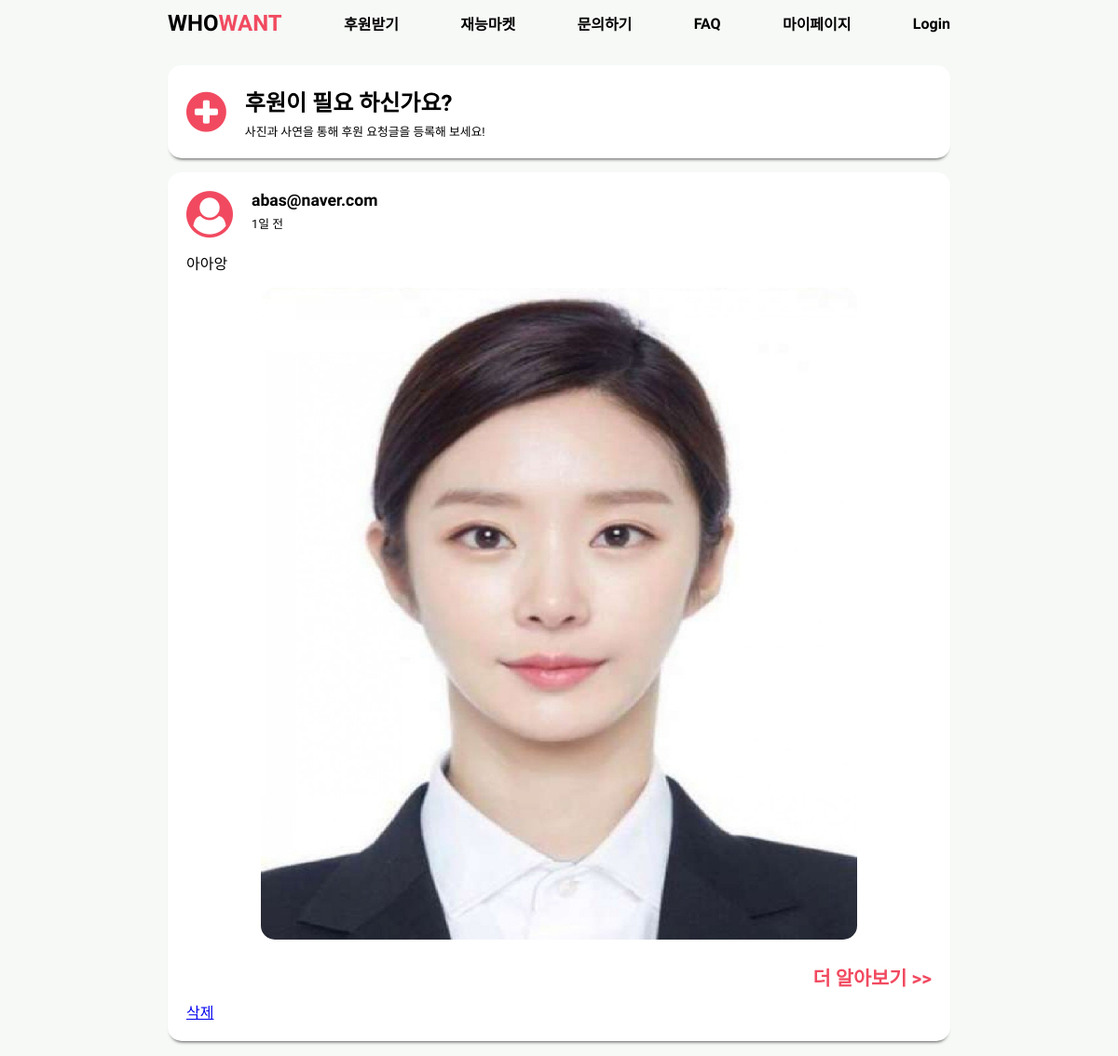
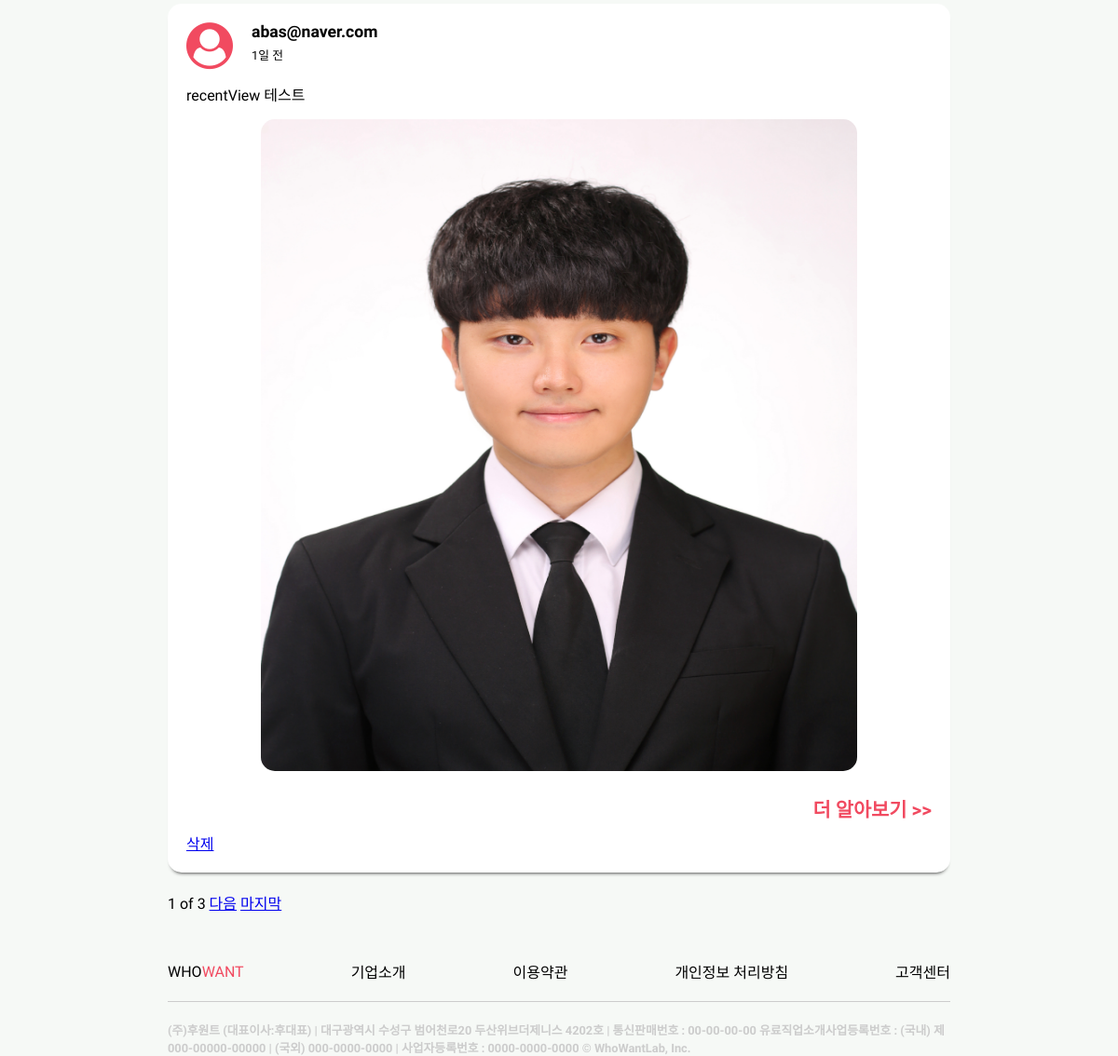
The app's page /listview/list_view/, older data (2 pictures, top to bottom).
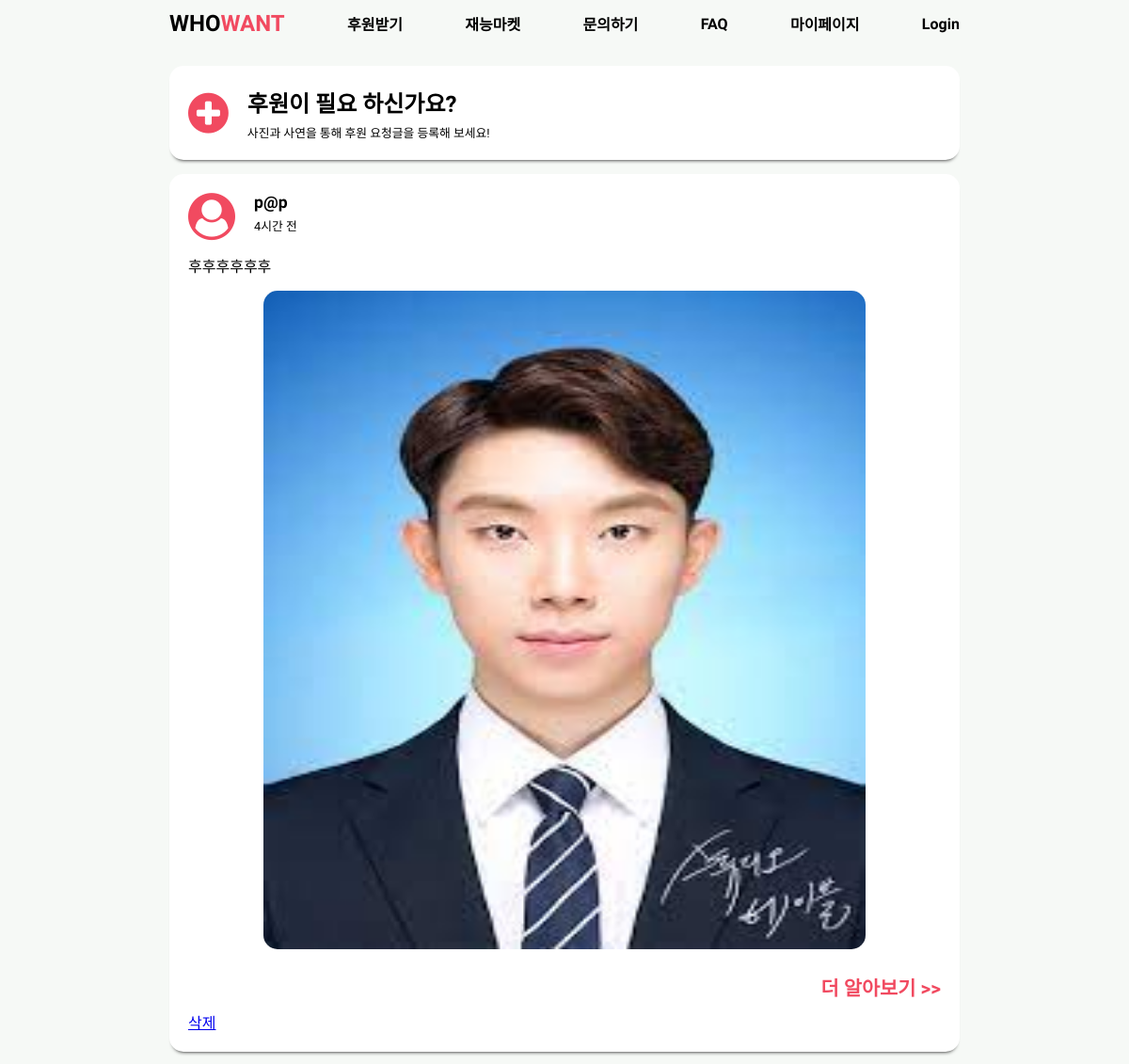
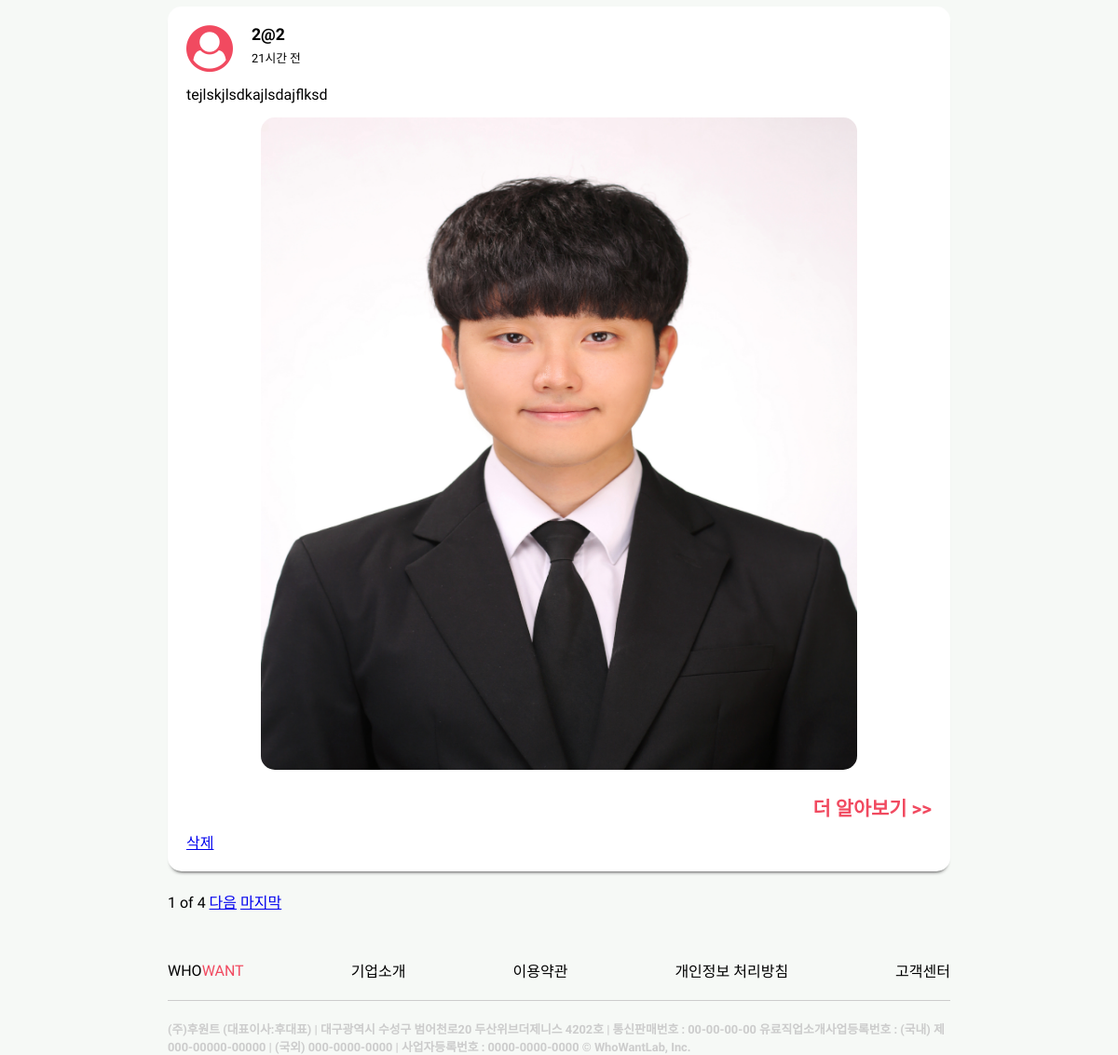
The same page, newer data (2 pictures, top to bottom).
### list/models.py (models this page shows, shortened)
class Post(models.Model):
    title = models.CharField(max_length=100)
    writer = models.ForeignKey(CustomUser, on_delete=models.CASCADE, related_name='users')
    post_time = models.DateTimeField(auto_now_add=True)
    body = models.CharField(max_length=500)
    thumbnail = models.ImageField(verbose_name='썸네일', upload_to='thumbnail/')
    @property
    def created_string(self):
        time = datetime.now(tz=timezone.utc) - self.post_time
        if time < timedelta(minutes=1):
            return '방금 전'
        elif time < timedelta(hours=1):
            return str(int(time.seconds / 60)) + '분 전'
        elif time < timedelta(days= 1):
            return str(int(time.seconds / 3600)) + '시간 전'
        elif time < timedelta(days= 7):
            time = datetime.now(tz=timezone.utc).date() - self.post_time.date()
            return str(time.days) + '일 전'
        else:
            return False

### user_info/models.py (models this page shows)
class CustomUser(AbstractUser):
    username = None
    email = models.EmailField(_('email address'), unique=True)
    USERNAME_FIELD = 'email'
    REQUIRED_FIELDS = []
    objects = CustomUserManager()
    def __str__(self):
        return self.email

### list/views.py (the view)
# urls.py: path('list_view/', views.list_view, name='list_view'),
def list_view(request):
    post = Post.objects.all().order_by('-id')
    paginator = Paginator(post, 2)
    page = request.GET.get('page')
    post = paginator.get_page(page)
    return render(request, 'html/feed.html', {'posts':post})

### list/templates/html/feed.html (shortened to what this page needs)
<!doctype html>
{% load static %}
<html lang="kor">
<head>
    <link rel="stylesheet" type="text/css" href="{% static 'feed.css'%}">
    <link rel="stylesheet" href="https://maxcdn.bootstrapcdn.com/font-awesome/4.7.0/css/font-awesome.min.css">
</head>
<body>
<div class="header">
    <ul>
        <li><a href="{% url 'user_info:home' %}" class="logo">WHO<span>WANT</span></a></li>
        <li><a href="{% url 'list:helpWrite' %}" class="navItem">후원받기</a></li>
        <li><a href="{% url 'market:market_view' %}" class="navItem">재능마켓</a></li>
        <li><a href="{% url 'inquiry:CS' %}" class="navItem">문의하기</a></li>
        <li><a href="{% url 'inquiry:FAQ' %}" class="navItem">FAQ</a></li>
        <li><a href="{% url 'user_info:mypage' %}" class="navItem">마이페이지</a></li>
        {% if not user.is_authenticated %}
            <li><a href="{% url 'user_info:login_view' %} " class="navItem">Login</a></li>
        {% else %}
            <li><a href="{% url 'user_info:logout_view' %}" class="navItem">Logout</a></li>
        {% endif %}
    </ul>
</div>
<div class="contentBox">
    <div class="makeDonate">
        <i class="fa fa-plus-circle" aria-hidden="true"></i>
        <div class="verticalTextBox">
            <h2>후원이 필요 하신가요?</h2>
            <h3>사진과 사연을 통해 후원 요청글을 등록해 보세요!</h3>
        </div>
    </div>
    {% for post in posts %}
    <div class="content">
        <div class="title">
            <i class="fa fa-user-circle" aria-hidden="true"></i>
            <div class="titleTextBox">
                <h2 class="userName">{{post.writer}}</h2>
                <h3 class="time">
                {% if post.created_string == False %}
                {{post.created|date:'m월 d일'}}
                {% else %}
                {{post.created_string}}
                {% endif %}</h3>
            </div>
        </div>
        <h2 class="contents">{{post.body}}</h2>
        {% if post.thumbnail %}
        <div class="imgBox">
            <img class="contentImg" src="{{post.thumbnail.url}}" width='700px' height='700px'>
        </div>
        {% endif %}
        <div class="btnBox">
            <button type="button" onclick="location.href = '{% url 'list:feed_Detail' post.id%}'">더 알아보기 >></button>
        </div>
        <a href="{% url 'list:delete' post.id %}">삭제</a>
    </div>
    {% endfor %}
    <span>{{posts.number}}</span>
    <span>of</span>
    <span>{{posts.paginator.num_pages}}</span>
    {% if posts.has_next %}
    <a href="?page={{posts.next_page_number}}">다음</a>
    <a href="?page={{posts.paginator.num_pages}}">마지막</a>
    {% endif %}
</div>
<div class="footer">
    <ul>
        <li><a href="#" class="logo">WHO<span>WANT</span></a></li>
        <li><a href="#" class="navItem">기업소개</a></li>
        <li><a href="#" class="navItem">이용약관</a></li>
        <li><a href="#" class="navItem">개인정보 처리방침</a></li>
        <li><a href="#" class="navItem">고객센터</a></li>
    </ul>
    <span class="line"></span>
    <h2>(주)후원트 (대표이사:후대표) | 대구광역시 수성구 범어천로20 두산위브더제니스 4202호 | 통신판매번호 : 00-00-00-00
        유료직업소개사업등록번호 : (국내) 제000-00000-00000 | (국외) 000-0000-0000 | 사업자등록번호 : 0000-0000-0000
        © WhoWantLab, Inc.</h2>
</div>
</body>
</html>

Row changes from the older to the newer data that the page shows:
no longer on this page (row unchanged): Post: writer "abas@naver.com", created_string "1일 전", body "아아앙", thumbnail (picture)
no longer on this page (row unchanged): Post: writer "abas@naver.com", created_string "1일 전", body "recentView 테스트", thumbnail (picture)
added Post: writer "p@p", created_string "4시간 전", body "후후후후후후", thumbnail (picture)
added Post: writer "2@2", created_string "21시간 전", body "tejlskjlsdkajlsdajflksd", thumbnail (picture)
Text that changed along with them:
{{ posts.paginator.num_pages }}: "3" → "4"
